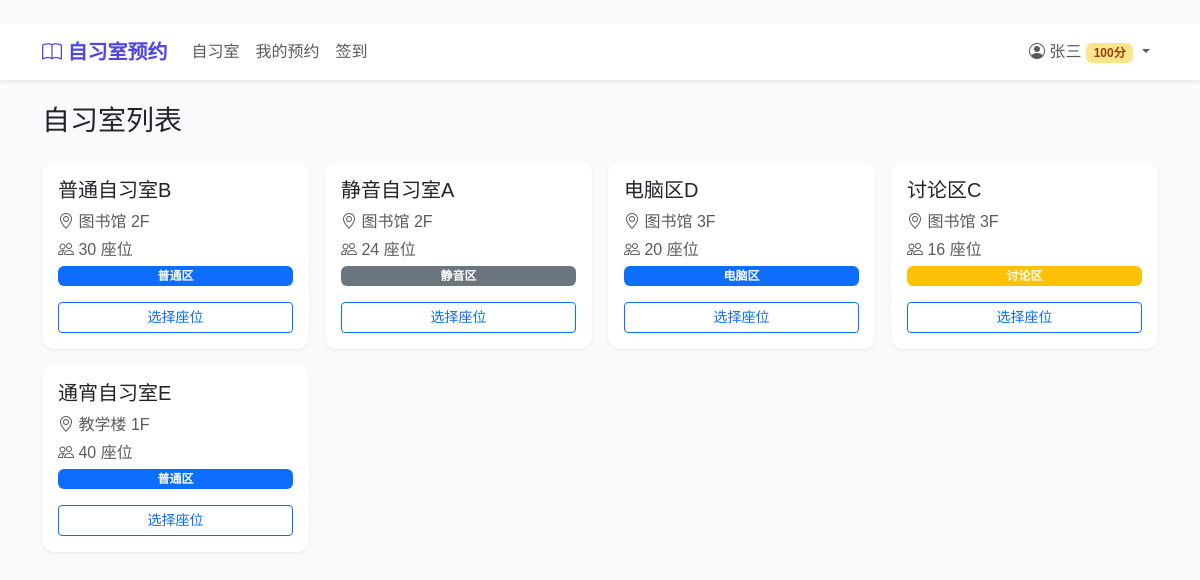
Screenshot of /rooms/ (signed in) with the database file from the repository.
### apps/users/models.py (models this page shows, shortened)
class User(AbstractUser):
    ROLE_CHOICES = (
        ("admin", "系统管理员"),
        ("front_desk", "前台管理员"),
        ("student", "学生用户"),
    )
    STATUS_CHOICES = (
        ("active", "正常"),
        ("frozen", "冻结"),
        ("banned", "黑名单"),
        ("deleted", "注销"),
    )
    student_id = models.CharField("学号/工号", max_length=30, unique=True, db_index=True)
    phone = models.CharField("手机号", max_length=20, blank=True, default="")
    college = models.CharField("学院", max_length=100, blank=True, default="")
    major = models.CharField("专业", max_length=100, blank=True, default="")
    grade = models.CharField("年级", max_length=20, blank=True, default="")
    role = models.CharField("角色", max_length=20, choices=ROLE_CHOICES, default="student")
    credit_score = models.IntegerField("信用积分", default=100, db_index=True)
    status = models.CharField("账户状态", max_length=20, choices=STATUS_CHOICES, default="active")
    avatar = models.ImageField("头像", upload_to="avatars/", blank=True)
    class Meta:
        db_table = "bs_user"
        verbose_name = "用户"
        verbose_name_plural = verbose_name
        ordering = ["-date_joined"]

### apps/rooms/models.py (models this page shows, shortened)
class Room(models.Model):
    TYPE_CHOICES = (
        ("silent", "静音区"),
        ("normal", "普通区"),
        ("discussion", "讨论区"),
        ("computer", "电脑区"),
    )
    STATUS_CHOICES = (
        ("open", "开放"),
        ("closed", "关闭"),
        ("maintenance", "维护中"),
    )
    name = models.CharField("自习室名称", max_length=100)
    building = models.CharField("所属建筑", max_length=100)
    floor = models.IntegerField("楼层")
    capacity = models.IntegerField("总座位数", default=0)
    room_type = models.CharField("区域类型", max_length=20, choices=TYPE_CHOICES, default="normal")
    status = models.CharField("状态", max_length=20, choices=STATUS_CHOICES, default="open")
    description = models.TextField("描述", blank=True, default="")
    image = models.ImageField("图片", upload_to="rooms/", blank=True)
    open_time = models.TimeField("每日开放时间", null=True, blank=True)
    close_time = models.TimeField("每日关闭时间", null=True, blank=True)
    created_at = models.DateTimeField("创建时间", auto_now_add=True)
    class Meta:
        db_table = "bs_room"
        verbose_name = "自习室"
        verbose_name_plural = verbose_name
        ordering = ["building", "floor", "name"]

### apps/rooms/views.py (the view)
# urls.py: path("", views.RoomListView.as_view(), name="room_list"),
class RoomListView(LoginRequiredMixin, ListView):
    model = Room
    template_name = "rooms/room_list.html"
    context_object_name = "rooms"
    def get_queryset(self):
        return Room.objects.filter(status="open").order_by("building", "floor", "name")

### templates/rooms/room_list.html
﻿{% extends 'base.html' %}{% block title %}自习室列表{% endblock %}
{% block content %}
<h3 class="mb-4">自习室列表</h3>
<div class="row g-3">
{% for room in rooms %}
<div class="col-lg-3 col-md-4 col-6">
  <div class="card p-3 h-100">
    <h5>{{ room.name }}</h5>
    <p class="text-muted mb-1"><i class="bi bi-geo-alt"></i> {{ room.building }} {{ room.floor }}F</p>
    <p class="text-muted mb-1"><i class="bi bi-people"></i> {{ room.capacity }} 座位</p>
    <span class="badge bg-{% if room.room_type == 'silent' %}secondary{% elif room.room_type == 'discussion' %}warning{% else %}primary{% endif %}">{{ room.get_room_type_display }}</span>
    <a href="{% url 'room_detail' room.pk %}" class="btn btn-outline-primary btn-sm mt-3 w-100">选择座位</a>
  </div>
</div>
{% empty %}<p class="text-muted">暂无开放自习室</p>{% endfor %}
</div>{% endblock %}

### templates/base.html (shortened to what this page needs)
﻿{% load static %}<!DOCTYPE html>
<html lang="zh-CN">
<head>
    <link href="https://cdn.jsdelivr.net/npm/bootstrap@5.3.3/dist/css/bootstrap.min.css" rel="stylesheet">
    <link href="https://cdn.jsdelivr.net/npm/bootstrap-icons@1.11.3/font/bootstrap-icons.css" rel="stylesheet">
</head>
<body>
<nav class="navbar navbar-expand-lg navbar-light bg-white shadow-sm sticky-top">
  <div class="container">
    <a class="navbar-brand" href="/"><i class="bi bi-book"></i> 自习室预约</a>
    <div class="collapse navbar-collapse" id="navbarNav">
      <ul class="navbar-nav me-auto">
        <li class="nav-item"><a class="nav-link" href="{% url 'room_list' %}">自习室</a></li>
        {% if user.is_authenticated %}
        <li class="nav-item"><a class="nav-link" href="{% url 'my_reservations' %}">我的预约</a></li>
        <li class="nav-item"><a class="nav-link" href="{% url 'checkin_qr' %}">签到</a></li>
        {% endif %}
      </ul>
      <ul class="navbar-nav">
        {% if user.is_authenticated %}
        <li class="nav-item dropdown">
          <a class="nav-link dropdown-toggle" href="#" data-bs-toggle="dropdown">
            <i class="bi bi-person-circle"></i> {{ user.last_name }}{{ user.first_name }}
            <span class="badge
              {% if user.credit_score >= 120 %}badge-diamond
              {% elif user.credit_score >= 100 %}badge-gold
              {% elif user.credit_score >= 60 %}badge-normal
              {% elif user.credit_score >= 30 %}badge-restricted
              {% else %}badge-frozen{% endif %}">{{ user.credit_score }}分</span>
          </a>
        </li>
        {% else %}
        <li class="nav-item"><a class="nav-link" href="{% url 'login' %}">登录</a></li>
        <li class="nav-item"><a class="btn btn-primary btn-sm ms-2 mt-1" href="{% url 'register' %}">注册</a></li>
        {% endif %}
      </ul>
    </div>
  </div>
</nav>
<main class="container mt-4">{% block content %}{% endblock %}</main>
</body>
</html>

### templates/base.html (style rules this page uses)
:root { --primary: #4f46e5; --success: #10b981; --warning: #f59e0b; --danger: #ef4444; --bg: #f8fafc; }
body { background: var(--bg); font-family: "PingFang SC","Microsoft YaHei",sans-serif; }
.navbar-brand { font-weight: 700; color: var(--primary) !important; }
.card { border: none; border-radius: 12px; box-shadow: 0 1px 3px rgba(0,0,0,.08); }
.badge-gold { background:#fde68a;color:#92400e }

### rows the page displays
User: last_name "张", first_name "三", credit_score "100"
Room: name "普通自习室B", building "图书馆", floor "2", capacity "30", room_type "普通区"
Room: name "静音自习室A", building "图书馆", floor "2", capacity "24", room_type "静音区"
Room: name "电脑区D", building "图书馆", floor "3", capacity "20", room_type "电脑区"
Room: name "讨论区C", building "图书馆", floor "3", capacity "16", room_type "讨论区"
Room: name "通宵自习室E", building "教学楼", floor "1", capacity "40", room_type "普通区"
